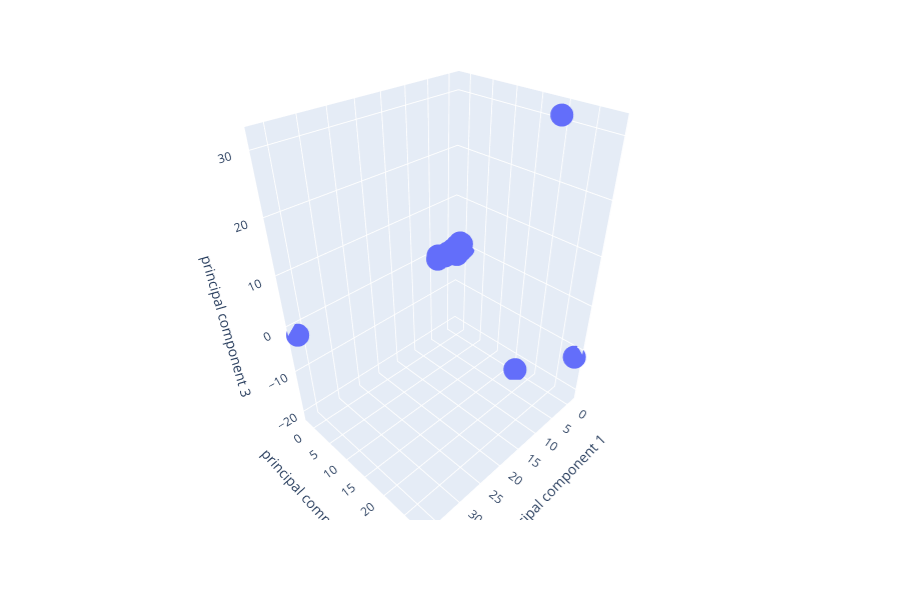

The cell this chart's notebook holds for it:
### Code cell
fig = px.scatter_3d(
    df,
    x='principal component 1',
    y='principal component 2',
    z='principal component 3'
    
)
fig.show()

### Figure 1 — Plotly figure (JSON) as saved in the notebook; plotly's stock layout.template omitted (floating-point values rounded to 4 significant figures; data arrays with more than 128 entries replaced by an {"elided": "..."} marker saying what was removed)
{"data": [{"hoverlabel": {"namelength": 0}, "hovertemplate": "principal component 1=%{x}<br>principal component 2=%{y}<br>principal component 3=%{z}", "legendgroup": "", "marker": {"color": "#636efa", "symbol": "circle"}, "mode": "markers", "name": "", "scene": "scene", "showlegend": false, "type": "scatter3d", "x": {"elided": "533 float values"}, "y": {"elided": "533 float values"}, "z": {"elided": "533 float values"}}], "layout": {"height": 600, "legend": {"tracegroupgap": 0}, "margin": {"t": 60}, "scene": {"aspectmode": "auto", "aspectratio": {"x": 1, "y": 1, "z": 1}, "domain": {"x": [0, 0.98], "y": [0, 1]}, "xaxis": {"title": {"text": "principal component 1"}, "type": "linear"}, "yaxis": {"title": {"text": "principal component 2"}, "type": "linear"}, "zaxis": {"title": {"text": "principal component 3"}, "type": "linear"}}}}
